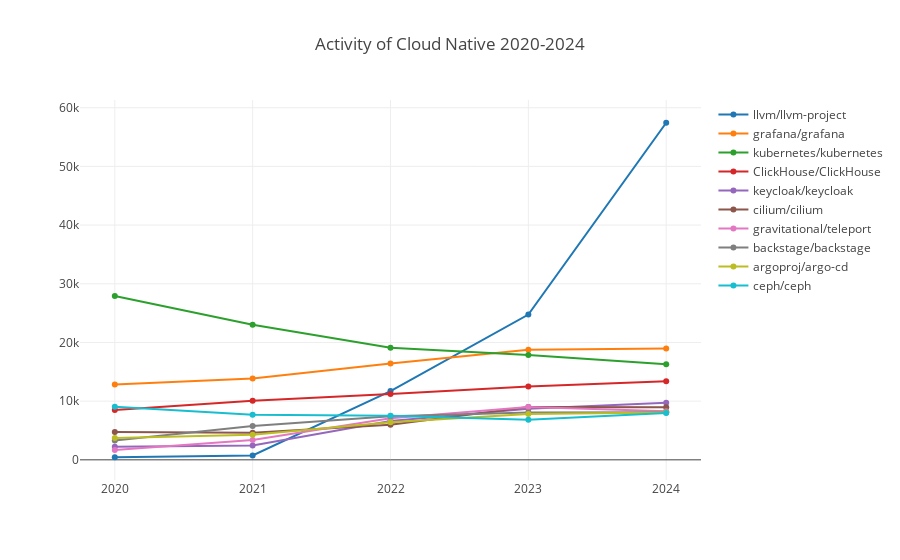

The code cell stored with this chart in its notebook:
### Code cell
processTechFieldDataActivity(':technology/cloud_native', 'Cloud Native');

### Figure 1 — Plotly figure (JSON) as saved in the notebook; plotly's stock layout.template omitted (floating-point values rounded to 4 significant figures)
{"data": [{"name": "llvm/llvm-project", "x": [2020, 2021, 2022, 2023, 2024], "y": [442.0, 759.5, 11710.0, 24760.0, 57440.0]}, {"name": "grafana/grafana", "x": [2020, 2021, 2022, 2023, 2024], "y": [12830.0, 13870.0, 16400.0, 18750.0, 18960.0]}, {"name": "kubernetes/kubernetes", "x": [2020, 2021, 2022, 2023, 2024], "y": [27910.0, 23040.0, 19100.0, 17870.0, 16290.0]}, {"name": "ClickHouse/ClickHouse", "x": [2020, 2021, 2022, 2023, 2024], "y": [8475.0, 10080.0, 11200.0, 12510.0, 13380.0]}, {"name": "keycloak/keycloak", "x": [2020, 2021, 2022, 2023, 2024], "y": [2212.0, 2450.0, 6602.0, 8703.0, 9748.0]}, {"name": "cilium/cilium", "x": [2020, 2021, 2022, 2023, 2024], "y": [4758.0, 4602.0, 5990.0, 8997.0, 8958.0]}, {"name": "gravitational/teleport", "x": [2020, 2021, 2022, 2023, 2024], "y": [1659.0, 3400.0, 7103.0, 9013.0, 8259.0]}, {"name": "backstage/backstage", "x": [2020, 2021, 2022, 2023, 2024], "y": [3295.0, 5775.0, 7436.0, 8086.0, 8125.0]}, {"name": "argoproj/argo-cd", "x": [2020, 2021, 2022, 2023, 2024], "y": [3727.0, 4257.0, 6424.0, 7793.0, 8070.0]}, {"name": "ceph/ceph", "x": [2020, 2021, 2022, 2023, 2024], "y": [9027.0, 7676.0, 7525.0, 6843.0, 7976.0]}], "layout": {"autosize": true, "title": {"text": "Activity of Cloud Native 2020-2024"}, "xaxis": {"autorange": true, "range": [2020.0, 2024.0], "type": "linear"}, "yaxis": {"autorange": true, "range": [-4261.0, 62140.0], "type": "linear"}}}
